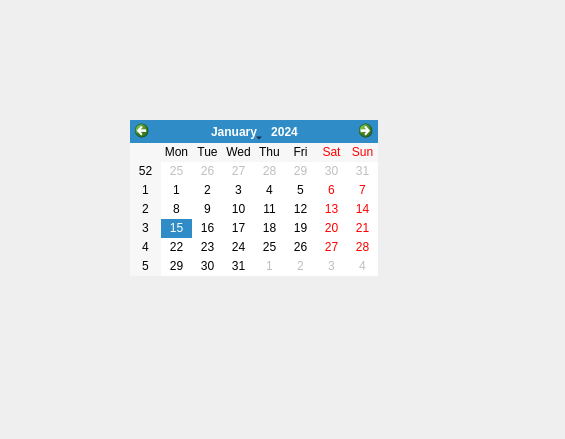
<?xml version="1.0" encoding="UTF-8"?>
<ui version="4.0">
 <class>VideoPlayerWidget</class>
 <widget class="QWidget" name="VideoPlayerWidget">
  <property name="geometry">
   <rect>
    <x>0</x>
    <y>0</y>
    <width>565</width>
    <height>439</height>
   </rect>
  </property>
  <property name="windowTitle">
   <string>Form</string>
  </property>
  <widget class="QCalendarWidget" name="calendarWidget">
   <property name="geometry">
    <rect>
     <x>130</x>
     <y>120</y>
     <width>248</width>
     <height>156</height>
    </rect>
   </property>
  </widget>
 </widget>
 <resources/>
 <connections/>
</ui>
